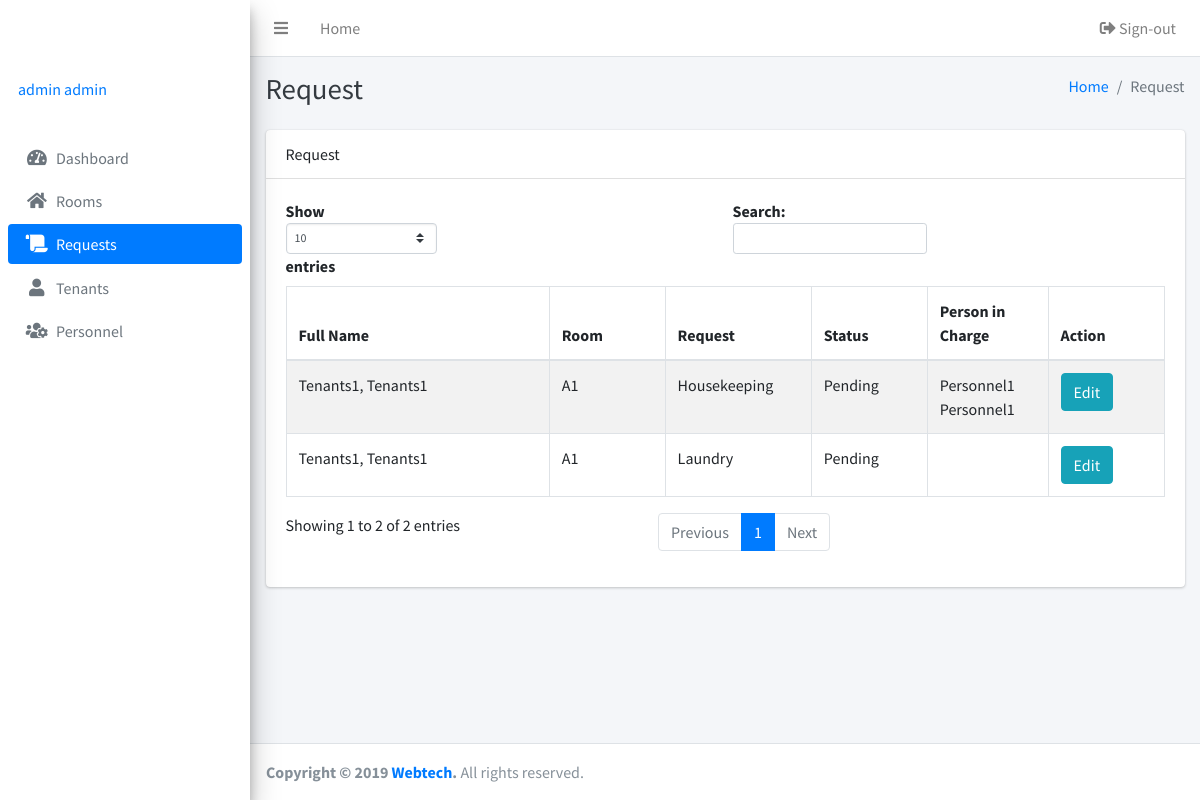
Page /request.php (signed in) on the committed database.
### tables this page shows
CREATE TABLE IF NOT EXISTS `requests` (
  `id` int(11) NOT NULL AUTO_INCREMENT,
  `tenantID` int(11) NOT NULL,
  `request` varchar(255) NOT NULL,
  `personincharge` varchar(255) DEFAULT NULL,
  `status` enum('Pending','Scheduled','Done') NOT NULL,
  PRIMARY KEY (`id`)
);

CREATE TABLE IF NOT EXISTS `tenants` (
  `id` int(255) NOT NULL AUTO_INCREMENT,
  `firstname` varchar(255) NOT NULL,
  `lastname` varchar(255) NOT NULL,
  `contact` int(255) NOT NULL,
  `datestart` varchar(255) NOT NULL,
  `dateend` varchar(255) NOT NULL,
  `months` decimal(65,2) NOT NULL,
  `room` varchar(255) NOT NULL,
  `totalpayment` decimal(65,2) NOT NULL,
  `status` enum('Paid','Pending') NOT NULL,
  PRIMARY KEY (`id`)
);

### inc/session.php (called while the page is built, shortened)
<?php
	include 'inc/db.php';;
	if(isset($_SESSION['admin'])){
		$sql = mysqli_query($db, "SELECT * FROM admin where `username` = '".$_SESSION['admin']."'");
		$user = mysqli_fetch_assoc($sql);
	}
	else{
		header('location: login.php');
		exit();
	}
?>

### request.php (the view, shortened to what this page needs)
<?php
  include 'inc/session.php';
  include 'inc/header.php';
  include 'inc/db.php';
 ?>
<?php
$link = "Request";
?>
<body class="hold-transition sidebar-mini">
<div class="wrapper">
<?php include 'inc/navbar.php'; ?>
  <div class="content-wrapper">
    <div class="content-header">
      <div class="container-fluid">
        <div class="row mb-2">
          <div class="col-sm-6">
            <h1 class="m-0 text-dark">Request</h1>
          </div>
          <div class="col-sm-6">
            <ol class="breadcrumb float-sm-right">
              <li class="breadcrumb-item"><a href="#">Home</a></li>
              <li class="breadcrumb-item active">Request</li>
            </ol>
          </div>
        </div>
      </div>
    </div>
    <div class="content">
      <div class="container-fluid">
         <div class="row">
          <div class="col-12">
            <div class="card">
              <div class="card-header">
               Request
              </div>
              <div class="card-body">
                <table class="table table-bordered table-striped display">
                  <thead>
                  <tr>
                    <th width="200">Full Name</th>
                    <th width="100">Room</th>
                    <th width="100">Request</th>
                    <th width="100">Status</th>
                    <th width="100">Person in Charge</th>
                    <th width="100">Action</th>
                  </tr>
                  </thead>
                  <tbody>
                  <?php
                  $sql = mysqli_query($db, "SELECT * FROM tenants join requests on tenants.id = requests.tenantID");
                  while ($row = mysqli_fetch_array($sql)) {
                        ?>
                  <tr>
                    <td><?php echo ucfirst($row['lastname']);?>, <?php echo ucfirst($row['firstname']);?></td>
                    <td><?php echo $row['room'];?></td>
                    <td><?php echo $row['request'];?></td>
                    <td><?php echo $row['status'];?></td>
                    <td><?php echo ucwords($row['personincharge']);?></td>
                    <td>
                      <a data-toggle='modal' data-target='#editpersonnel<?php echo $row['id']; ?>' href='#editpersonnel?id=<?php echo $row['id']; ?>' class="btn btn-info">Edit</a>
                    </td>
                  </tr>
                  <?php   } ?>
                  </tbody>
                </table>
              </div>
            </div>
          </div>
        </div>
      </div>
    </div>
  </div>
  <?php include 'inc/footer.php'; ?>
</div>
</body>
</html>

### inc/navbar.php
<nav class="main-header navbar navbar-expand navbar-white navbar-light">
  <ul class="navbar-nav">
    <li class="nav-item">
      <a class="nav-link" data-widget="pushmenu" href="#"><i class="fas fa-bars"></i></a>
    </li>
    <li class="nav-item d-none d-sm-inline-block">
      <a href="index3.html" class="nav-link">Home</a>
    </li>
  </ul>
  <ul class="navbar-nav ml-auto">
    <li class="nav-item">
      <a class="nav-link" href="logout.php"><i class="nav-icon fas fa-sign-out-alt"></i> Sign-out</a>
    </li>
  </ul>
</nav>
<aside class="main-sidebar sidebar-gray elevation-4">
  <a href="index3.html" class="brand-link">
    <span class="brand-text font-weight-light">Imperfecto</span>
  </a>
  <div class="sidebar">
    <div class="user-panel mt-3 pb-3 mb-3 d-flex">
      <div class="info">
        <a href="#" class="d-block"><?php echo $user['firstname']. ' '.$user['lastname']; ?></a>
      </div>
    </div>
    <nav class="mt-2">
      <ul class="nav nav-pills nav-sidebar flex-column" data-widget="treeview" role="menu" data-accordion="false">
        <li class="nav-item">
          <a href="index.php" class="nav-link <?php if($link == 'Dashboard') {echo 'active';} ?>">
            <i class="nav-icon fas fa-tachometer-alt"></i>
            <p>
              Dashboard
            </p>
          </a>
        </li>
        <li class="nav-item">
          <a href="rooms.php" class="nav-link <?php if($link == 'Rooms') {echo 'active';} ?>">
            <i class="nav-icon fas fa-home"></i>
            <p>
              Rooms
            </p>
          </a>
        </li>
        <li class="nav-item">
          <a href="request.php" class="nav-link <?php if($link == 'Request') {echo 'active';} ?>">
            <i class="nav-icon fas fa-scroll"></i>
            <p>
              Requests
            </p>
          </a>
        </li>
        <li class="nav-item">
          <a href="tenants.php" class="nav-link <?php if($link == 'Tenants') {echo 'active';} ?>">
            <i class="nav-icon fas fa-user"></i>
            <p>
              Tenants
            </p>
          </a>
        </li>
        <li class="nav-item">
          <a href="users.php" class="nav-link <?php if($link == 'Personnel') {echo 'active';} ?>">
            <i class="nav-icon fas fa-users-cog"></i>
            <p>
              Personnel
            </p>
          </a>
        </li>
      </ul>
    </nav>
  </div>
</aside>

### inc/header.php (style rules this page uses)
p, h1, h2, h3, h4, h5, h6, label, td, dt, dd { user-select: none; -webkit-user-select: none; -khtml-user-select: none; -moz-user-select: none; -ms-user-select: none; }

### rows in the picture
requests: tenantID.lastname "Tenants1", tenantID.firstname "Tenants1", tenantID.room "A1", request "Housekeeping", status "Pending", personincharge "Personnel1 Personnel1"
requests: tenantID.lastname "Tenants1", tenantID.firstname "Tenants1", tenantID.room "A1", request "Laundry", status "Pending"

### other values in the picture
$user['firstname'] "admin"
$user['lastname'] "admin"
